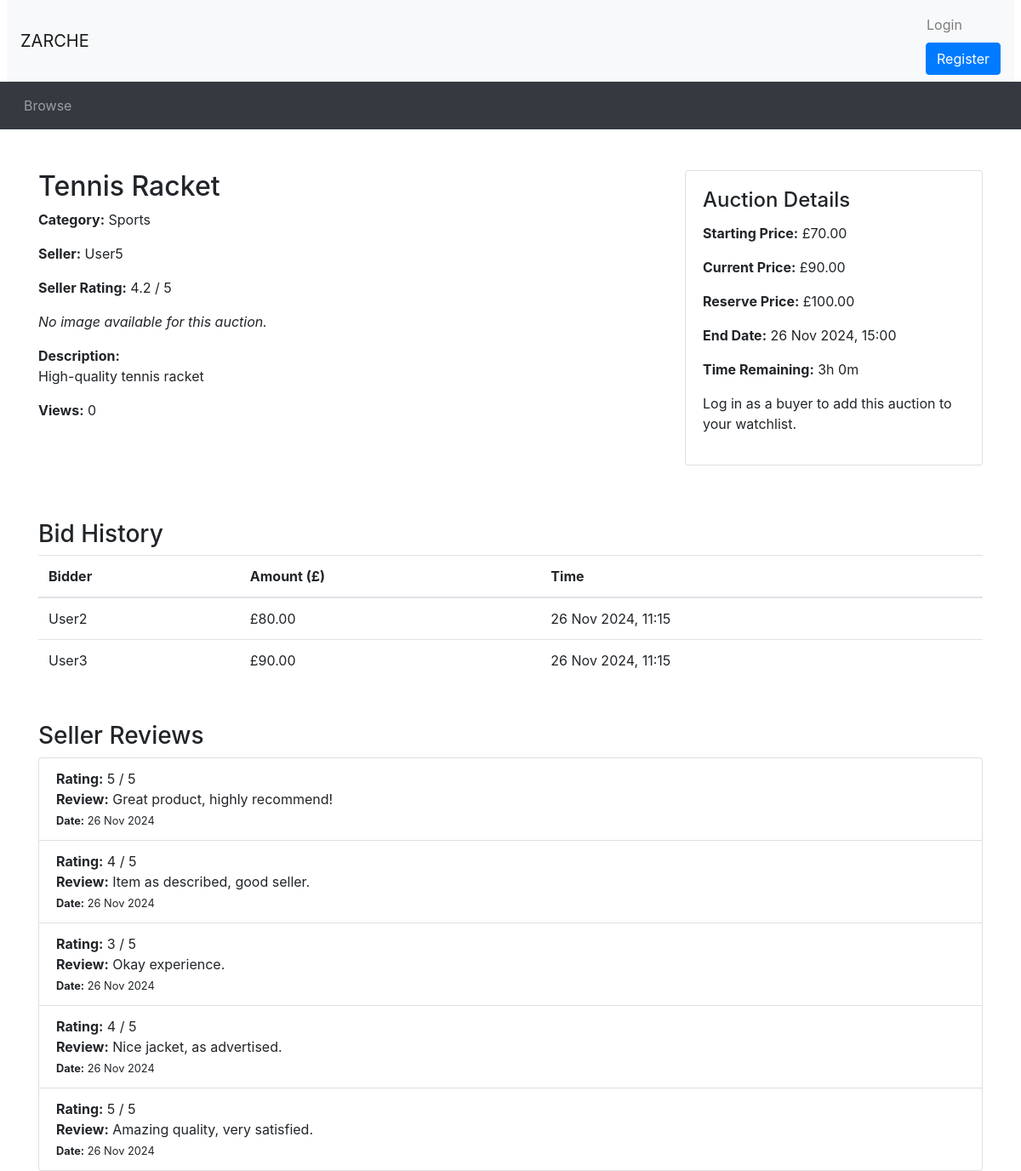
The app's page /auction_details.php?auctionID=10, older data.
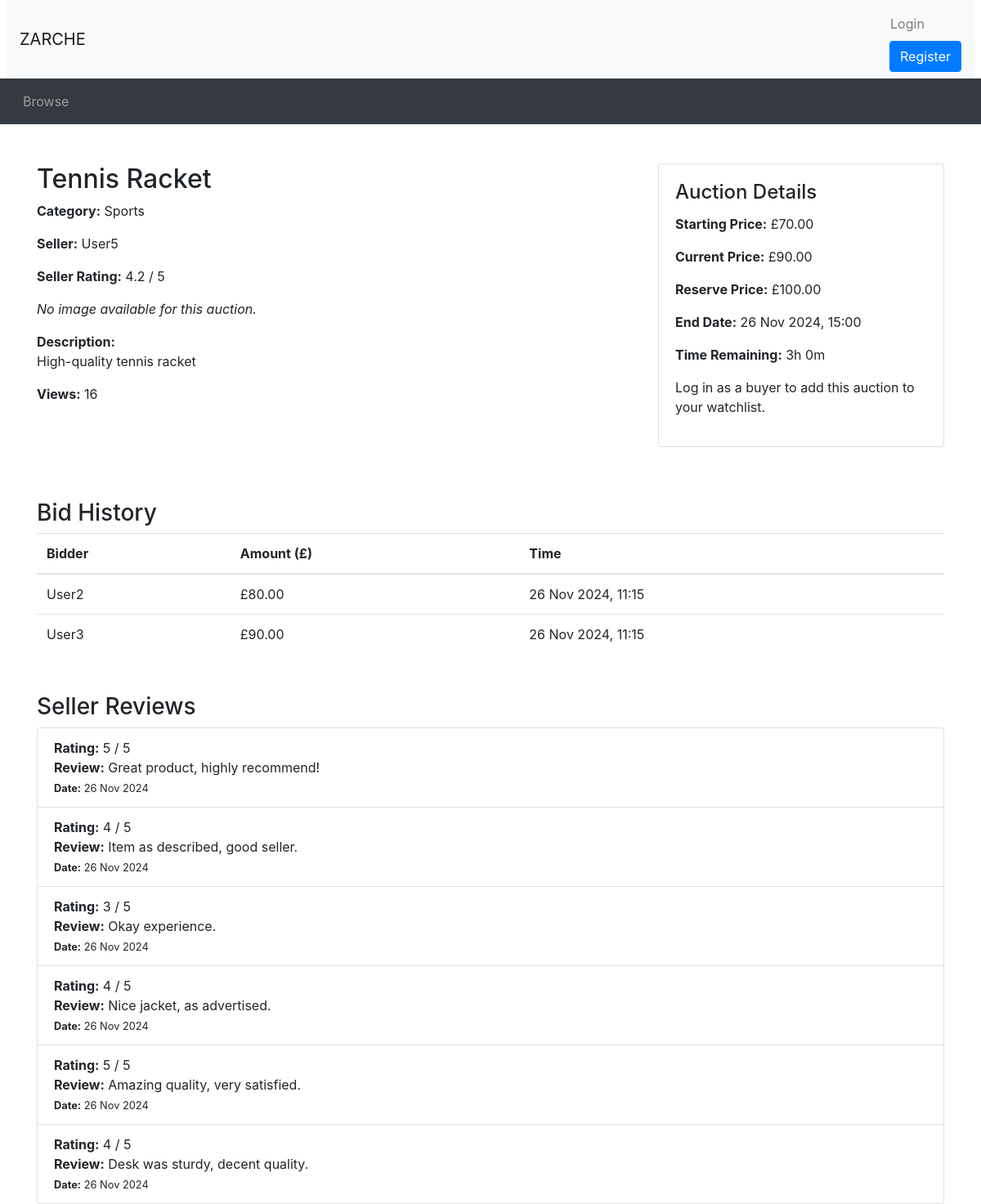
The same page, newer data.
### tables this page shows
CREATE TABLE `Auction` (
  `AuctionID` INT AUTO_INCREMENT PRIMARY KEY,
  `UserID` INT,
  `ItemName` VARCHAR(255) NOT NULL,
  `Description` VARCHAR(255) NOT NULL,
  `CategoryID` INT,
  `ReservePrice` DECIMAL(10, 2),
  `StartPrice` DECIMAL(10, 2),
  `EndDate` DATETIME,
  `Views` INT DEFAULT 0,
  `Image` VARCHAR(255),
  FOREIGN KEY (`UserID`) REFERENCES `Users`(`UserID`) ON DELETE CASCADE,
  FOREIGN KEY (`CategoryID`) REFERENCES `Category`(`CategoryID`) ON DELETE CASCADE
);

CREATE TABLE `Category` (
  `CategoryID` INT AUTO_INCREMENT PRIMARY KEY,
  `CategoryName` VARCHAR(255) NOT NULL
);

CREATE TABLE `Users` (
  `UserID` INT AUTO_INCREMENT PRIMARY KEY,
  `Username` VARCHAR(255) NOT NULL,
  `Email` VARCHAR(255) NOT NULL,
  `Password` VARCHAR(255) NOT NULL,
  `Role` ENUM('buyer', 'seller', 'admin') NOT NULL,
  `blacklisted` BOOLEAN NOT NULL DEFAULT 0
);

CREATE TABLE `Bid` (
  `BidID` INT AUTO_INCREMENT PRIMARY KEY,
  `AuctionID` INT,
  `UserID` INT,
  `BidAmount` DECIMAL(10, 2),
  `BidTime` TIMESTAMP DEFAULT CURRENT_TIMESTAMP,
  FOREIGN KEY (`AuctionID`) REFERENCES `Auction`(`AuctionID`) ON DELETE CASCADE,
  FOREIGN KEY (`UserID`) REFERENCES `Users`(`UserID`) ON DELETE CASCADE
);

CREATE TABLE `SellerReviews` (
  `ReviewID` INT AUTO_INCREMENT PRIMARY KEY,
  `AuctionID` INT NOT NULL,
  `BuyerID` INT NOT NULL,
  `SellerID` INT NOT NULL,
  `Rating` INT CHECK (`Rating` BETWEEN 1 AND 5),
  `ReviewText` TEXT,
  `ReviewDate` TIMESTAMP DEFAULT CURRENT_TIMESTAMP,
  FOREIGN KEY (`AuctionID`) REFERENCES `Auction`(`AuctionID`) ON DELETE CASCADE,
  FOREIGN KEY (`BuyerID`) REFERENCES `Users`(`UserID`) ON DELETE CASCADE,
  FOREIGN KEY (`SellerID`) REFERENCES `Users`(`UserID`) ON DELETE CASCADE
);

### utilities.php (called while the page is built, shortened)
<?php
function display_time_remaining($interval) {
    if ($interval->days == 0 && $interval->h == 0) {
      $time_remaining = $interval->format('%im %Ss');
    }
    else if ($interval->days == 0) {
      $time_remaining = $interval->format('%hh %im');
    }
    else {
      $time_remaining = $interval->format('%ad %hh');
    }
  return $time_remaining;
}
?>

### auction_details.php (the view, shortened to what this page needs)
<?php
include_once("header.php");
include_once("utilities.php");
$auctionID = $_GET['auctionID'];
$sql = "SELECT a.ItemName, a.Description, a.StartPrice, a.ReservePrice, a.EndDate, a.Image,
               u.UserName AS SellerName, u.UserID AS SellerID, c.CategoryName, a.Views
        FROM Auction a
        JOIN Users u ON a.UserID = u.UserID
        JOIN Category c ON a.CategoryID = c.CategoryID
        WHERE a.AuctionID = ?";
$stmt = $conn->prepare($sql);
$stmt->bind_param("i", $auctionID);
$stmt->execute();
$result = $stmt->get_result();
if ($result->num_rows === 0) {
    echo "<div class='container mt-5'><p>Auction not found.</p></div>";
} else {
    $auction = $result->fetch_assoc();
    $bidQuery = "SELECT BidAmount, UserID FROM Bid WHERE AuctionID = ? ORDER BY BidAmount DESC LIMIT 1";
    $bidStmt = $conn->prepare($bidQuery);
    $bidStmt->bind_param("i", $auctionID);
    $bidStmt->execute();
    $bidResult = $bidStmt->get_result();
    $currentPrice = $auction['StartPrice'];
    if ($bidResult->num_rows > 0) {
        $bidData = $bidResult->fetch_assoc();
        $currentPrice = $bidData['BidAmount'];
    }
    $now = new DateTime();
    $endDate = new DateTime($auction['EndDate']);
    $timeRemaining = $now < $endDate ? $endDate->diff($now) : null;
    $sellerID = $auction['SellerID'];
    $avgRatingQuery = "SELECT AVG(Rating) AS AvgRating FROM SellerReviews WHERE SellerID = ?";
    $avgRatingStmt = $conn->prepare($avgRatingQuery);
    $avgRatingStmt->bind_param("i", $sellerID);
    $avgRatingStmt->execute();
    $avgRatingResult = $avgRatingStmt->get_result();
    $avgRatingData = $avgRatingResult->fetch_assoc();
    $avgRating = $avgRatingData['AvgRating'] ?? 0;
    echo "<div class='container mt-5'>";
    echo "<div class='row'>";
    echo "<div class='col-md-8'>";
    echo "<h2>" . htmlspecialchars($auction['ItemName']) . "</h2>";
    echo "<p><strong>Category:</strong> " . htmlspecialchars($auction['CategoryName']) . "</p>";
    echo "<p><strong>Seller:</strong> " . htmlspecialchars($auction['SellerName']) . "</p>";
    echo "<p><strong>Seller Rating:</strong> " . ($avgRating ? number_format($avgRating, 1) . " / 5" : "No reviews yet") . "</p>";
    if (!empty($auction['Image'])) {
        echo "<img src='" . htmlspecialchars($auction['Image']) . "' alt='Auction Image' class='img-fluid mb-3' />";
    } else {
        echo "<p><em>No image available for this auction.</em></p>";
    }
    echo "<p><strong>Description:</strong><br>" . nl2br(htmlspecialchars($auction['Description'])) . "</p>";
    echo "<p><strong>Views:</strong> " . htmlspecialchars($auction['Views']) . "</p>";
    echo "</div>";
    echo "<div class='col-md-4'>";
    echo "<div class='card mb-3'>";
    echo "<div class='card-body'>";
    echo "<h4 class='card-title'>Auction Details</h4>";
    echo "<p><strong>Starting Price:</strong> £" . number_format($auction['StartPrice'], 2) . "</p>";
    echo "<p><strong>Current Price:</strong> £" . number_format($currentPrice, 2) . "</p>";
    if (!empty($auction['ReservePrice'])) {
        echo "<p><strong>Reserve Price:</strong> £" . number_format($auction['ReservePrice'], 2) . "</p>";
    }
    echo "<p><strong>End Date:</strong> " . htmlspecialchars(date("j M Y, H:i", strtotime($auction['EndDate']))) . "</p>";
    if ($timeRemaining) {
        echo "<p><strong>Time Remaining:</strong> " . display_time_remaining($timeRemaining) . "</p>";
    } else {
        echo "<p class='text-danger'><strong>This auction has ended.</strong></p>";
    }
    if (isset($_SESSION['logged_in']) && $_SESSION['logged_in'] === true && $_SESSION['Role'] === 'buyer') {
        $userID = $_SESSION['UserID'];
        $watchlistQuery = "SELECT * FROM WatchList WHERE AuctionID = ? AND UserID = ?";
        $watchlistStmt = $conn->prepare($watchlistQuery);
        $watchlistStmt->bind_param("ii", $auctionID, $userID);
        $watchlistStmt->execute();
        $watchlistResult = $watchlistStmt->get_result();
        if ($watchlistResult->num_rows > 0) {
            echo "<form method='post' action='remove_from_watchlist.php'>
                    <input type='hidden' name='auctionID' value='$auctionID'>
                    <button type='submit' class='btn btn-secondary btn-block'>Unwatch</button>
                  </form>";
        } else {
            echo "<form method='post' action='add_to_watchlist.php'>
                    <input type='hidden' name='auctionID' value='$auctionID'>
                    <button type='submit' class='btn btn-primary btn-block'>Add to Watchlist</button>
                  </form>";
        }
        $watchlistStmt->close();
    } else {
        echo "<p><a'login.php'>Log in as a buyer</a> to add this auction to your watchlist.</p>";
    }
    echo "</div>";
    echo "</div>";
    echo "</div>";
    echo "</div>";
    echo "<div class='bid-history mt-5'>";
    echo "<h3>Bid History</h3>";
    $historyQuery = "SELECT b.BidAmount, b.BidTime, u.Username AS BidderName
                     FROM Bid b
                     JOIN Users u ON b.UserID = u.UserID
                     WHERE b.AuctionID = ?
                     ORDER BY b.BidTime DESC";
    $historyStmt = $conn->prepare($historyQuery);
    $historyStmt->bind_param("i", $auctionID);
    $historyStmt->execute();
    $historyResult = $historyStmt->get_result();
    if ($historyResult->num_rows > 0) {
        echo "<table class='table'>";
        echo "<thead><tr><th>Bidder</th><th>Amount (£)</th><th>Time</th></tr></thead>";
        echo "<tbody>";
        while ($bidRow = $historyResult->fetch_assoc()) {
            echo "<tr>";
            echo "<td>" . htmlspecialchars($bidRow['BidderName']) . "</td>";
            echo "<td>£" . number_format($bidRow['BidAmount'], 2) . "</td>";
            echo "<td>" . date("j M Y, H:i", strtotime($bidRow['BidTime'])) . "</td>";
            echo "</tr>";
        }
        echo "</tbody></table>";
    } else {
        echo "<p>No bids yet.</p>";
    }
    echo "</div>";
    echo "<div class='seller-reviews mt-5'>";
    echo "<h3>Seller Reviews</h3>";
    $reviewQuery = "SELECT Rating, ReviewText, ReviewDate FROM SellerReviews WHERE SellerID = ? ORDER BY ReviewDate DESC";
    $reviewStmt = $conn->prepare($reviewQuery);
    $reviewStmt->bind_param("i", $sellerID);
    $reviewStmt->execute();
    $reviewResult = $reviewStmt->get_result();
    if ($reviewResult->num_rows > 0) {
        echo "<ul class='list-group'>";
        while ($review = $reviewResult->fetch_assoc()) {
            echo "<li class='list-group-item'>";
            echo "<strong>Rating:</strong> " . $review['Rating'] . " / 5<br>";
            echo "<strong>Review:</strong> " . htmlspecialchars($review['ReviewText']) . "<br>";
            echo "<small><strong>Date:</strong> " . date("j M Y", strtotime($review['ReviewDate'])) . "</small>";
            echo "</li>";
        }
        echo "</ul>";
    } else {
        echo "<p>No reviews for this seller.</p>";
    }
}
echo "</div>";
include_once("footer.php");
?>

### header.php (shortened to what this page needs)
<!doctype html>
<html lang="en">
<head>
  <link rel="stylesheet" href="css/bootstrap.min.css">
  <link rel="stylesheet" href="https://cdnjs.cloudflare.com/ajax/libs/font-awesome/4.7.0/css/font-awesome.min.css">
  <link rel="stylesheet" href="css/custom.css">
</head>
<body>
<nav class="navbar navbar-expand-lg navbar-light bg-light mx-2">
  <a class="navbar-brand" href="#">ZARCHE </a>
  <ul class="navbar-nav ml-auto">
    <li class="nav-item">
      <?php
      if (isset($_SESSION['logged_in']) && $_SESSION['logged_in'] == true) {
          echo '<span class="navbar-text mr-3">Welcome, ' . htmlspecialchars($_SESSION['Username']) . '</span>';
          echo '<a class="nav-link" href="logout.php">Logout</a>';
      } else {
          echo '<button type="button" class="btn nav-link" data-toggle="modal" data-target="#loginModal">Login</button>';
          echo '<a href="register.php" class="btn btn-primary ml-2">Register</a>';
      }
      ?>
    </li>
  </ul>
</nav>
<nav class="navbar navbar-expand-lg navbar-dark bg-dark">
  <ul class="navbar-nav align-middle">
    <li class="nav-item mx-1">
      <a class="nav-link" href="browse.php">Browse</a>
    </li>
  </ul>
</nav>

### footer.php (shortened to what this page needs)
</body>
</html>

Row changes from the older to the newer data that the page shows:
changed auction "Tennis Racket": Views "0" → "16"
added sellerreviews: Rating "4", ReviewText "Desk was sturdy, decent quality.", ReviewDate "26 Nov 2024"
